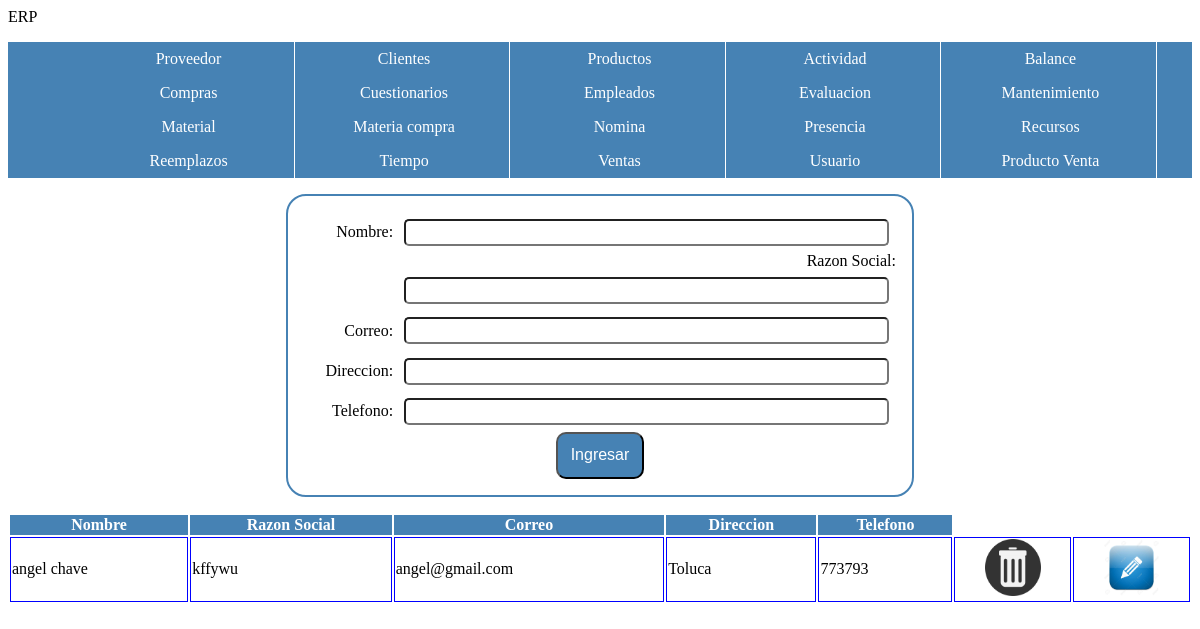
The app's page /home.php?s=prov with its own data.
### tables this page shows
CREATE TABLE `proveedores` (
  `id` int(11) NOT NULL,
  `nombre` varchar(11) NOT NULL,
  `razonsocial` varchar(20) NOT NULL,
  `correo` varchar(20) NOT NULL,
  `diireccion` varchar(20) NOT NULL,
  `telefono` varchar(10) NOT NULL
);

### php/conexion.php (called while the page is built, shortened)
<?php
class Conexion{
  			private $host="localhost";
  			private $usuario="root";
  			private $password="";
  			private $base="erpp";
  			protected $sentencia="";
  			private $conexion;
  			private function abrir_conexion(){
  				 $this->conexion = new mysqli($this->host,$this->usuario,$this->password,$this->base);
  			}
  			  public function obtener_sentencia(){
  				$resultado=$this->conexion->query($this->sentencia);
  				return $resultado;
  			 }
}
 ?>

### php/proveedores.php (called while the page is built, shortened)
<?php
	require_once("conexion.php");
	class Proveedores extends Conexion{
		public function consulta(){
			$this->sentencia="SELECT * FROM proveedores";
			return $this->obtener_sentencia();
		}
   }
?>

### php/vista_proveedor.php (the view, shortened to what this page needs)
<section>
<?php
   if (!isset($_POST["idM"])){
    ?>
    <form action ="" method="post">
    Nombre: <input type="text" name="nombre"><br>
    Razon Social: <input type="text" name="rs"><br>
    Correo: <input type="email" name="correo"><br>
    Direccion: <input type="text" name="dir"><br>
    Telefono: <input type="text" name="tel"><br>
    <div>
    <input type="submit" name="altaPro" value="Ingresar">
    </div>
    </form>
    <?php
    }
    require_once("proveedores.php");
    $obj = new Proveedores();
    $resultado = $obj->consulta();
 ?>
<table>
    <tr>
        <th>Nombre</th>
        <th>Razon Social</th>
        <th>Correo</th>
        <th>Direccion</th>
        <th>Telefono</th>
    </tr>
    <?php
        while ($fila =  $resultado->fetch_assoc()){
            echo "<tr>";
            echo "<td>".$fila["nombre"]."</td>";
            echo "<td>".$fila["razonsocial"]."</td>";
            echo "<td>".$fila["correo"]."</td>";
            echo "<td>".$fila["diireccion"]."</td>";
            echo "<td>".$fila["telefono"]."</td>";
?>
<td id="celdaEliminar">
    <form action="" method="post" onsubmit="return confirmar()">
        <input type="image" src="img/eliminar.png">
    </form>
</td>
<td id="celdaModificar">
    <form action="" method="post" onsubmit="return confirmarM()">
        <input type="image" src="img/modificar.jpg">
    </form>
</td>
<?php
            echo "</tr>";
        }
     ?>
</table>
</section>

### css/estilos.css (style rules this page uses)
th { background-color: steelblue; color: white; }
tr:nth-child(odd) { background-color: #ddf; }
td { border: 1px solid blue; }
form { border: 2px solid steelblue; border-radius: 20px; margin: 1em auto; padding: 1em; text-align: right; width: 50%; }
input[type="email"],input[type="text"],input[type="date"] { border-radius: 5px; margin: 0.5em; padding: 0.3em; width: 80% }
input[type="submit"] { background-color: steelblue; border-radius: 10px; color: white; cursor: pointer; font-size: 1em; padding: 0.8em; transition: 2s; }
form div { text-align: center; }
#celdaEliminar,#celdaModificar { text-align: center; width: 10%; }
td form { border: 0; padding: 0; margin: 0 auto; }
td form input[type="image"] { max-width: 100%; }

### records on screen
proveedores: nombre "angel chave", razonsocial "kffywu", correo "angel@gmail.com", diireccion "Toluca", telefono "773793"
